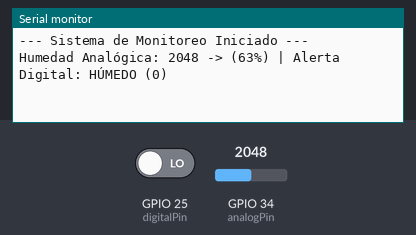
Simulated run of this sketch. Board: ESP32. Parts: the last lines printed to the serial monitor. The test bench sets the inputs (shaded band); at power-on: GPIO 25 (digitalPin) LOW, GPIO 34 (analogPin) = 2048.

Above: at 2.2 s.
2.3 s: GPIO 25 (digitalPin) driven HIGH
At 3.3 s:
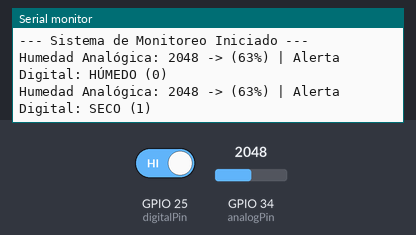
5.5 s: GPIO 34 (analogPin) set to 2866
At 6.7 s:
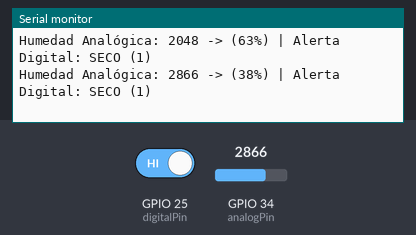
7.5 s: GPIO 34 (analogPin) set to 3603
At 9.1 s:
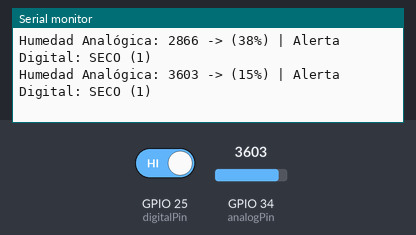
9.5 s: GPIO 25 (digitalPin) driven LOW
At 11.2 s:
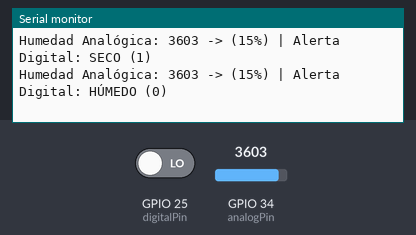
Timing chart, 0 to 12.5 s (numbered marks = the images above; inputs shaded):
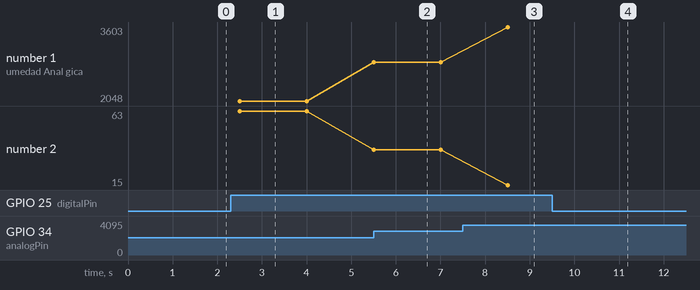

Measured:
- after the input at 2.3 s, the serial monitor: prints a new line after 0.20 s (image 1)
- after the input at 5.5 s, the serial monitor: prints a new line at once (image 2)
- after the input at 7.5 s, the serial monitor: prints a new line after 1.0 s (image 3)
- after the input at 9.5 s, the serial monitor: prints a new line after 0.51 s (image 4)
- plotted number 1: 2048 → 2866 after the input at 5.5 s, 2866 → 3603 after the input at 7.5 s
- plotted number 2: 63 → 38 after the input at 5.5 s, 38 → 15 after the input at 7.5 s

The sketch:

02_lectura_calibrada.ino
```cpp
const int analogPin = 34; // Pin analógico A0
const int digitalPin = 25; // Pin digital D0

// Valores calibrados reales
const int valorSeco = 4095; // Sensor al aire libre
const int valorAgua = 880;  // Sensor en tierra muy húmeda

void setup() {
  Serial.begin(115200);
  pinMode(digitalPin, INPUT);
  delay(1000);
  Serial.println("--- Sistema de Monitoreo Iniciado ---");
}

void loop() {
  int lecturaAnalogica = analogRead(analogPin);
  int lecturaDigital = digitalRead(digitalPin);

  // Convertir a porcentaje invertido (4095 = 0%, 880 = 100%)
  int porcentaje = map(lecturaAnalogica, valorSeco, valorAgua, 0, 100);

  // Limitar los extremos
  if(porcentaje < 0) porcentaje = 0;
  if(porcentaje > 100) porcentaje = 100;

  // Imprimir en consola
  Serial.print("Humedad Analógica: ");
  Serial.print(lecturaAnalogica);
  Serial.print(" -> (");
  Serial.print(porcentaje);
  Serial.print("%) | ");

  Serial.print("Alerta Digital: ");
  if(lecturaDigital == HIGH) {
    Serial.println("SECO (1)");
  } else {
    Serial.println("HÚMEDO (0)");
  }

  delay(1500);
}
```
